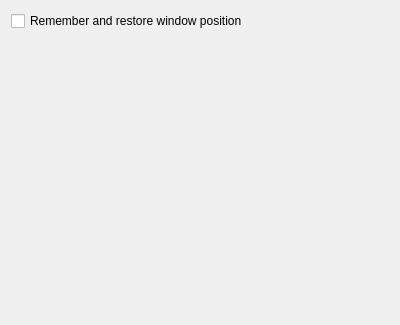
<?xml version="1.0" encoding="UTF-8"?>
<ui version="4.0">
 <class>SettingGeneralForm</class>
 <widget class="QWidget" name="SettingGeneralForm">
  <property name="geometry">
   <rect>
    <x>0</x>
    <y>0</y>
    <width>400</width>
    <height>325</height>
   </rect>
  </property>
  <property name="windowTitle">
   <string>General</string>
  </property>
  <layout class="QVBoxLayout" name="verticalLayout">
   <item>
    <widget class="QCheckBox" name="checkBox_save_window_pos">
     <property name="text">
      <string>Remember and restore window position</string>
     </property>
    </widget>
   </item>
   <item>
    <spacer name="verticalSpacer">
     <property name="orientation">
      <enum>Qt::Orientation::Vertical</enum>
     </property>
     <property name="sizeHint" stdset="0">
      <size>
       <width>20</width>
       <height>275</height>
      </size>
     </property>
    </spacer>
   </item>
  </layout>
 </widget>
 <tabstops>
  <tabstop>checkBox_save_window_pos</tabstop>
 </tabstops>
 <resources/>
 <connections/>
</ui>
